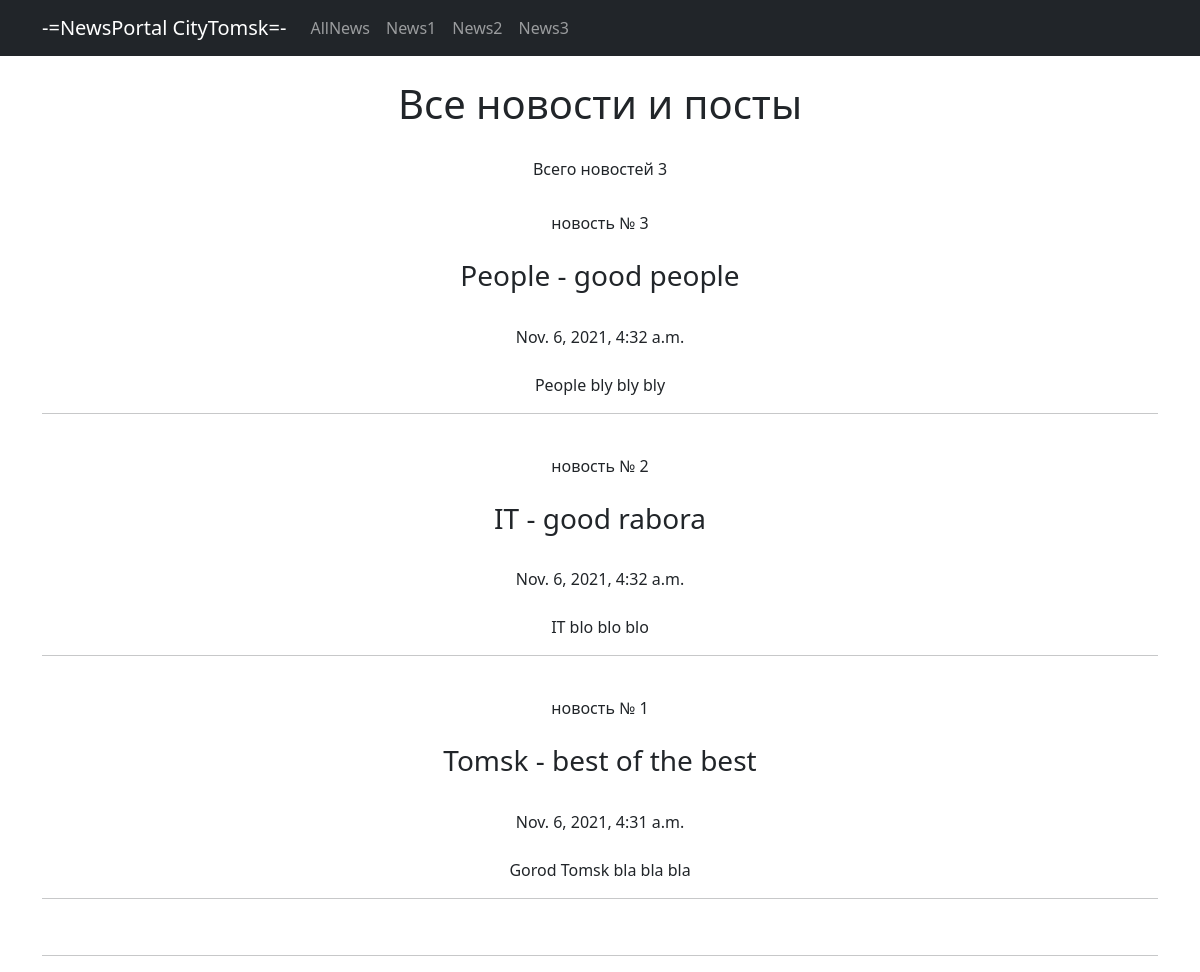
Before: /news/ with the older database file.
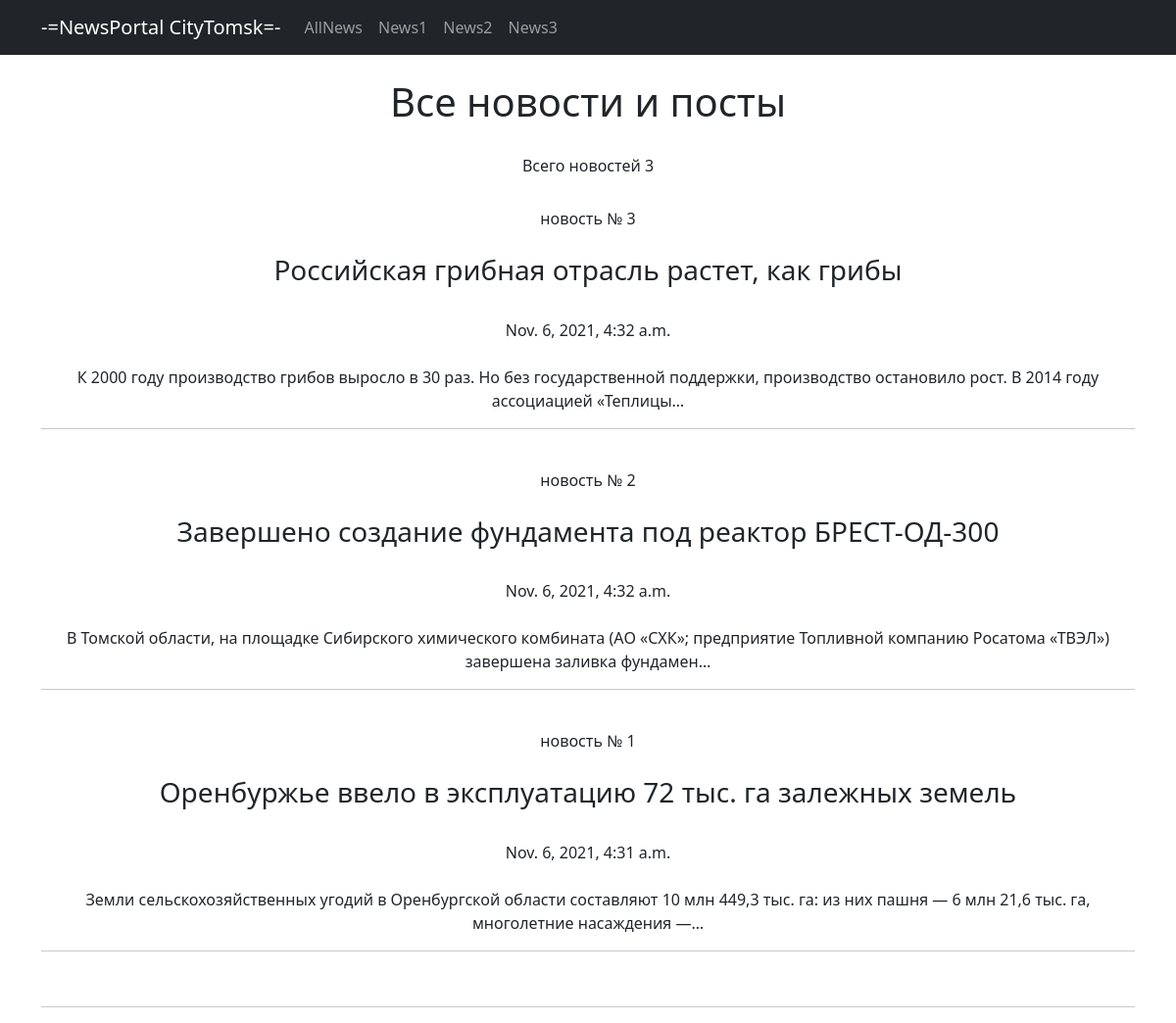
After: the same page with the newer database file.
### newapp/models.py (models this page shows, shortened)
class Post(models.Model):
    author = models.ForeignKey(Author, on_delete=models.CASCADE)
    NEWS = 'NW'
    ARTICLE = 'AR'
    CATEGORY_CHOICES = (
        (NEWS, 'Новость'),
        (ARTICLE, 'Статья'),
    )
    categoryType = models.CharField(max_length=2, choices=CATEGORY_CHOICES, default=ARTICLE)
    dateCreation = models.DateTimeField(auto_now_add=True)
    postCategory = models.ManyToManyField(Category, through='postCategory')
    title = models.CharField(max_length=128)
    text = models.TextField()
    rating = models.SmallIntegerField(default=0)
    def __str__(self):
        return f'{self.title}'

### newapp/views.py (the view)
# urls.py: path('', PostsList.as_view()),
class PostsList(ListView):
    model = Post  # указываем модель, объекты которой мы будем выводить
    template_name = 'posts.html'  # указываем имя шаблона, в котором будет лежать HTML,
    context_object_name = 'posts'  # это имя списка, в котором будут лежать все объекты, его надо указать,
    queryset = Post.objects.order_by('-dateCreation')
    def get_context_data(self, **kwargs):
        context = super().get_context_data(**kwargs)
        context['time_now'] = datetime.utcnow()  # добавим переменную текущей даты time_now
        context['value1'] = "круто и все такое" # добавим ещё одну пустую переменную, чтобы на её примере посмотреть работу
        return context

### newapp/templatetags/custom_filters.py (called while the page is built)
@register.filter(name='Censor')
def Censor(value, arg):
    value = value.replace("жесть", "ЗДОРОВО")
    value = value.replace("афигенно", "ЗДОРОВО")
    value = value.replace("круто", "ЗДОРОВО")
    return value

### newapp/templates/posts.html (shortened to what this page needs)
{% extends 'flatpages/default.html' %}
{% load custom_filters %}
{% block content %}
<br>
<h1>Все новости и посты</h1>
<br>
<h6>Всего новостей
{{ posts | length }}</h6>
{% if posts %}
{% for post in posts %}
<br>
новость №
{{ post.pk }}
<br>
<br>
<h3>{{ post }}</h3>
<br>
{{ post.dateCreation }}
<br>
<br>
{{ post.text | Censor:"" | truncatechars:150 }}
<br>
<hr>
{% endfor %}
{% else %}
<h3>Новостей нет!</h3>
{% endif %}
<br>
<hr>
{% endblock content %}

### newapp/templates/flatpages/default.html (shortened to what this page needs)
<!DOCTYPE html>
<html lang="en">
    <head>
        {% load static%}
        <link href="{% static 'css/styles.css' %}" rel="stylesheet" />
    </head>
    <body>
        <nav class="navbar navbar-expand-lg navbar-dark bg-dark static-top">
           <div class="container">
               <a class="navbar-brand" href="http://127.0.0.1:8000/news/">-=NewsPortal CityTomsk=-</a>
               <div class="collapse navbar-collapse" id="navbarResponsive">
                   <ul class="navbar-nav ml-auto">
                       <li class="nav-item active">
                       <li class="nav-item">
                           <a class="nav-link" href="http://127.0.0.1:8000/news">AllNews</a>
                       </li>
                        <li class="nav-item">
                           <a class="nav-link" href="http://127.0.0.1:8000/news/1">News1</a>
                       </li>
                        <li class="nav-item">
                           <a class="nav-link" href="http://127.0.0.1:8000/news/2">News2</a>
                       </li>
                        <li class="nav-item">
                           <a class="nav-link" href="http://127.0.0.1:8000/news/3">News3</a>
                       </li>
                   </ul>
               </div>
           </div>
        </nav>
        <div class="container">
           <div class="row">
               <div class="col-lg-12 text-center">
                   {% block content %}
                   {% endblock content %}
               </div>
           </div>
        </div>
    </body>
</html>

Changed rows visible on the page:
changed Post id 3: title "People - good people" → "Российская грибная отрасль растет, как грибы"; text|Censor "People bly bly bly" → "К 2000 году производство грибов выросло в 30 раз. Но без государственной поддержки, производство остановило рост. В 2014 году ассоциацией «Теплицы…"
changed Post id 2: title "IT - good rabora" → "Завершено создание фундамента под реактор БРЕСТ-ОД-300"; text|Censor "IT blo blo blo" → "В Томской области, на площадке Сибирского химического комбината (АО «СХК»; предприятие Топливной компанию Росатома «ТВЭЛ») завершена заливка фундамен…"
changed Post id 1: title "Tomsk - best of the best" → "Оренбуржье ввело в эксплуатацию 72 тыс. га залежных земель"; text|Censor "Gorod Tomsk bla bla bla" → "Земли сельскохозяйственных угодий в Оренбургской области составляют 10 млн 449,3 тыс. га: из них пашня — 6 млн 21,6 тыс. га, многолетние насаждения —…"
